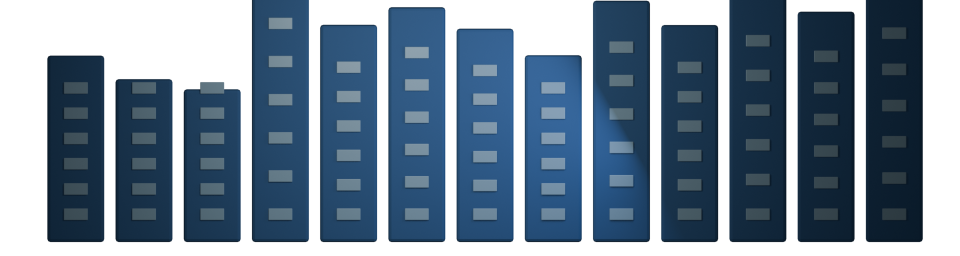
#> input picture assets/3d-raw/downtown-far.png, 1920 x 512 px, given in place of 00.png, which was not available (shown at 1/2 size)
$ python pixelize.py
#> lines starting #> are read from the running program, lines starting #| are printed output that depends on the picture; after the words box and inside, x2 and y2 are one past the last pixel; in counts of white or black regions, pixels touching at a corner belong together; pictures that were not available may be replaced by others from this repository, and a replacement may not be noted
#> in pixelize_frame, image is the input picture: PIL image 1920x512 RGBA; mean R, G, B, A 24.6, 43.5, 61.5, 163.4
"""Pixelize Blender renders on a fixed grid and pack character animations."""

from __future__ import annotations

from pathlib import Path

from PIL import Image


ROOT = Path(__file__).resolve().parents[1]
RAW = ROOT / "assets" / "3d-raw"
OUT = ROOT / "assets" / "pixel"
OUT.mkdir(parents=True, exist_ok=True)


def quantized_rgba(image: Image.Image, size: tuple[int, int], colors: int) -> Image.Image:
#> called with size = (64, 64), colors = 28
    rgba = image.convert("RGBA").resize(size, Image.Resampling.BOX)
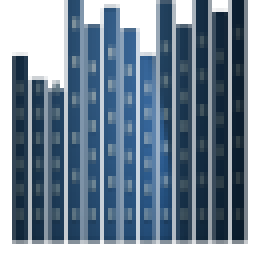
#> rgba: PIL image 64x64 RGBA (shown 4 times larger); mean R, G, B, A 27.9, 50.4, 72, 163.4; transparent parts drawn white
    alpha = rgba.getchannel("A").point(lambda value: 255 if value > 42 else 0)
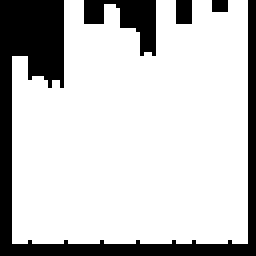
#> alpha: PIL image 64x64 L (shown 4 times larger); 78% white; 4 black regions (1 under 20 px), largest, box (x1, y1, x2, y2) and area: (0, 0, 64, 64) 741, (21, 0, 39, 14) 125, (44, 0, 48, 6) 24
    rgb = rgba.convert("RGB").quantize(colors=colors, method=Image.Quantize.MEDIANCUT).convert("RGB")
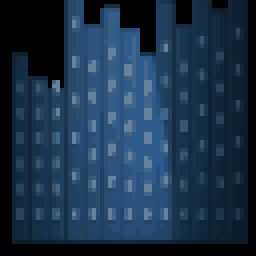
#> rgb: PIL image 64x64 RGB (shown 4 times larger); mean R, G, B 26.9, 50.1, 72.2
    rgb.putalpha(alpha)
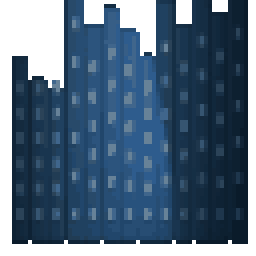
#> rgb: PIL image 64x64 RGBA (shown 4 times larger); mean R, G, B, A 26.9, 50.1, 72.2, 198.8; transparent parts drawn white
    return rgb


def pixelize_frame(path: Path, logical_size: tuple[int, int], output_size: tuple[int, int], colors: int) -> Image.Image:
    image = Image.open(path)
    small = quantized_rgba(image, logical_size, colors)
    return small.resize(output_size, Image.Resampling.NEAREST)


def pack_animation(name: str, frame_count: int):
    frames = []
    for index in range(frame_count):
        source = RAW / name / f"{index:02d}.png"
        frames.append(pixelize_frame(source, (64, 64), (256, 256), 28))
    sheet = Image.new("RGBA", (256 * len(frames), 256), (0, 0, 0, 0))
    for index, frame in enumerate(frames):
        sheet.alpha_composite(frame, (index * 256, 0))
    sheet.save(OUT / f"{name}.png", optimize=True)
    if name == "runner-run":
        frames[1].save(OUT / "runner-preview.png", optimize=True)


def pixelize_environments():
    for path in sorted(RAW.glob("*.png")):
        image = pixelize_frame(path, (480, 128), (1920, 512), 42)
        image.save(OUT / path.name, optimize=True)


def main():
    for name, count in {
        "runner-run": 48,
        "runner-roll": 36,
        "runner-crouch": 24,
        "runner-jump": 24,
        "runner-v1-run": 48,
        "runner-v1-roll": 36,
        "runner-v1-crouch": 24,
        "runner-v1-jump": 24,
        "chaser-run": 96,
    }.items():
        pack_animation(name, count)
    pixelize_environments()
    print(f"Pixel assets written to {OUT}")


if __name__ == "__main__":
#> (the run stopped early here; a loop or call above may not have finished)

$ run again, on assets/3d-raw/industrial-mid.png
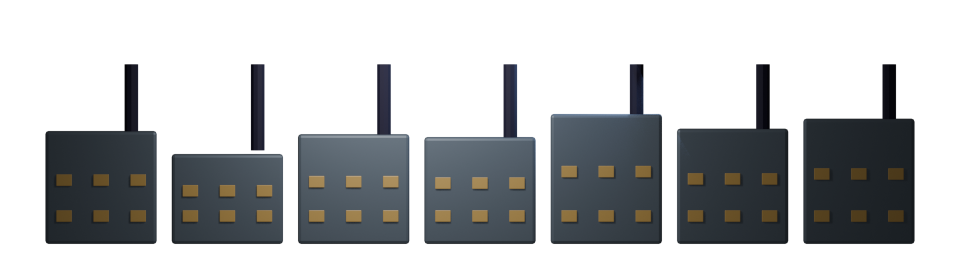
#> input picture assets/3d-raw/industrial-mid.png, 1920 x 512 px, given in place of 00.png, which was not available (shown at 1/2 size)
#> in pixelize_frame, image is the input picture: PIL image 1920x512 RGBA; mean R, G, B, A 23.3, 25.3, 26.7, 97.5
#> in quantized_rgba, `alpha = rgba.getchannel("A").point(lambda value: 255 if value > 42 els..`:
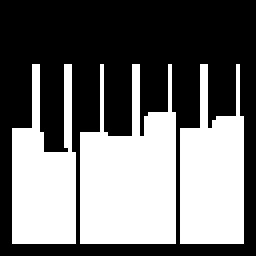
#> alpha: PIL image 64x64 L (shown 4 times larger); 43.7% white; 3 white regions, box (x1, y1, x2, y2) and area: (20, 16, 44, 61) 767, (45, 16, 61, 61) 532, (3, 16, 19, 61) 490
#> in pixelize_frame, `return small.resize(output_size, Image.Resampling.NEAREST)`:
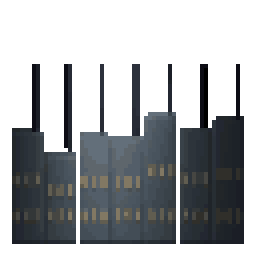
#> returned value: PIL image 256x256 RGBA; mean R, G, B, A 25.8, 28.5, 31, 111.4; transparent parts drawn white

$ run again, on assets/3d-raw/park-mid.png
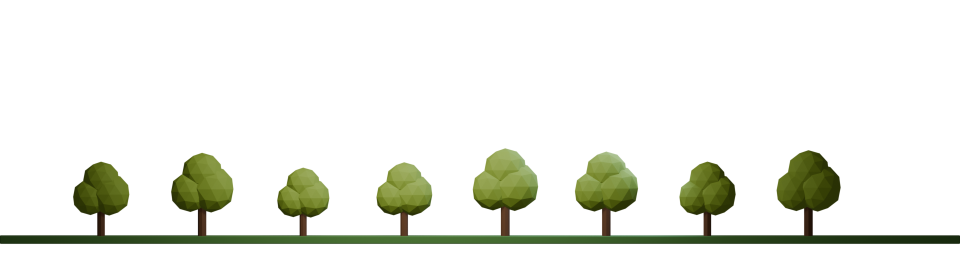
#> input picture assets/3d-raw/park-mid.png, 1920 x 512 px, given in place of 00.png, which was not available (shown at 1/2 size)
#> in pixelize_frame, image is the input picture: PIL image 1920x512 RGBA; mean R, G, B, A 10.8, 13, 5, 30.6
#> in quantized_rgba, `alpha = rgba.getchannel("A").point(lambda value: 255 if value > 42 els..`:
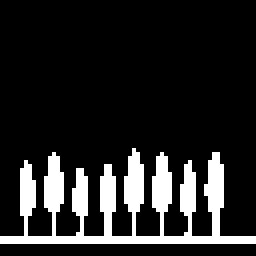
#> alpha: PIL image 64x64 L (shown 4 times larger); 14.6% white; 1 white region, box (x1, y1, x2, y2) and area: (0, 37, 64, 61) 596
#> in pixelize_frame, `return small.resize(output_size, Image.Resampling.NEAREST)`:
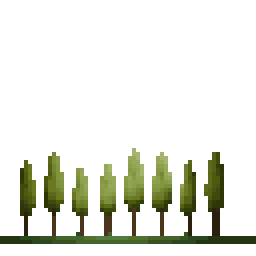
#> returned value: PIL image 256x256 RGBA; mean R, G, B, A 14.6, 17.1, 6.5, 37.1; transparent parts drawn white
